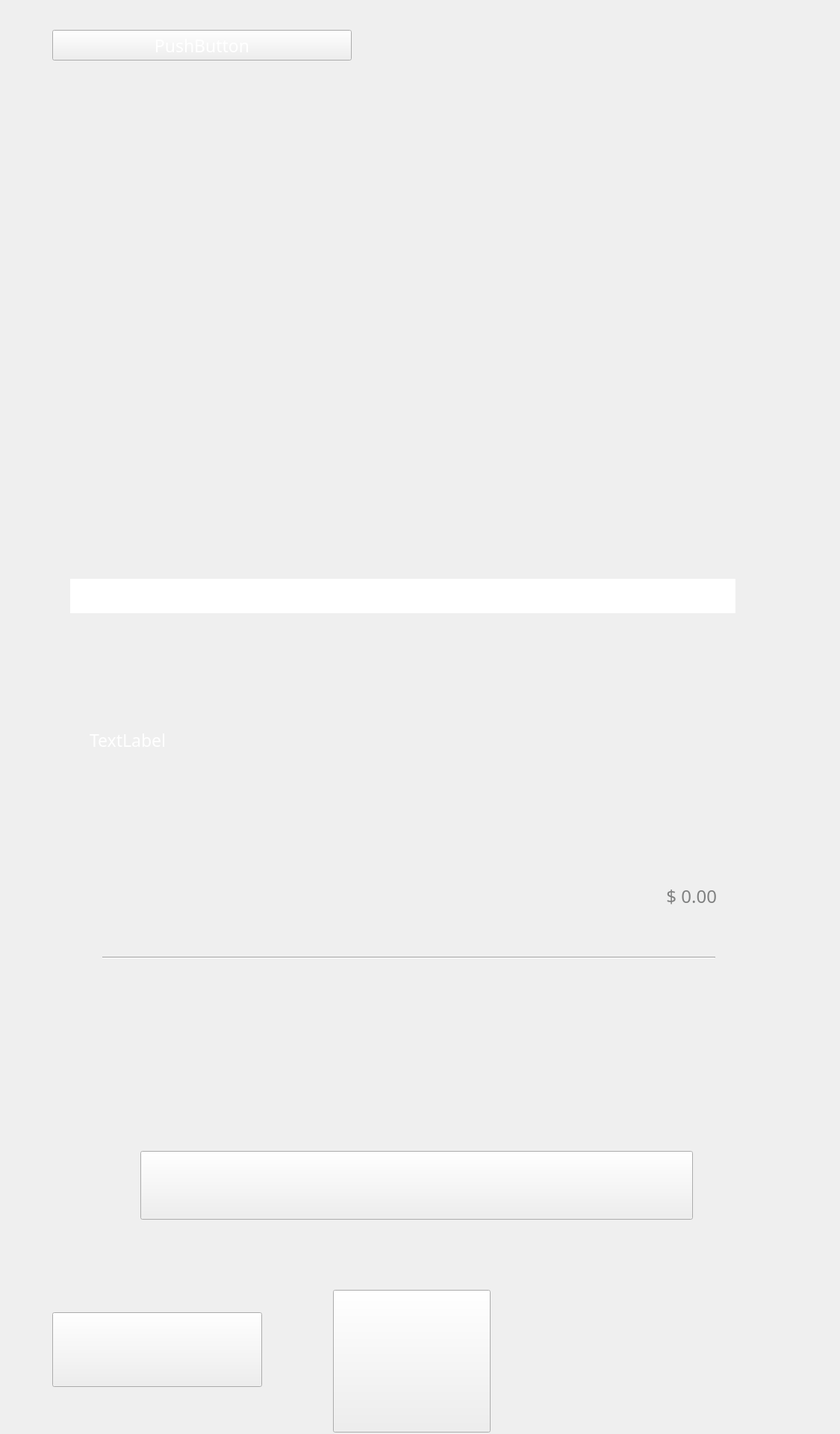
<?xml version="1.0" encoding="UTF-8"?>
<ui version="4.0">
 <class>page_product_overview</class>
 <widget class="QWidget" name="page_product_overview">
  <property name="geometry">
   <rect>
    <x>0</x>
    <y>0</y>
    <width>1125</width>
    <height>1920</height>
   </rect>
  </property>
  <property name="font">
   <font>
    <family>Montserrat</family>
    <pointsize>-1</pointsize>
    <weight>50</weight>
    <bold>false</bold>
   </font>
  </property>
  <property name="windowTitle">
   <string>Form</string>
  </property>
  <property name="styleSheet">
   <string notr="true">color: #FFFFFF;
font-family: Montserrat;
font-style: light;
font-weight: normal;
font-size: 23px;
line-height: 29px;</string>
  </property>
  <widget class="QPushButton" name="pushButton_previous_page">
   <property name="geometry">
    <rect>
     <x>70</x>
     <y>1757</y>
     <width>281</width>
     <height>100</height>
    </rect>
   </property>
   <property name="text">
    <string/>
   </property>
  </widget>
  <widget class="QPushButton" name="pushButton_continue">
   <property name="geometry">
    <rect>
     <x>188</x>
     <y>1541</y>
     <width>740</width>
     <height>92</height>
    </rect>
   </property>
   <property name="font">
    <font>
     <family>Montserrat</family>
     <pointsize>-1</pointsize>
     <weight>50</weight>
     <bold>false</bold>
    </font>
   </property>
   <property name="autoFillBackground">
    <bool>false</bool>
   </property>
   <property name="styleSheet">
    <string notr="true"/>
   </property>
   <property name="text">
    <string/>
   </property>
  </widget>
  <widget class="QPushButton" name="pushButton_to_help">
   <property name="geometry">
    <rect>
     <x>446</x>
     <y>1727</y>
     <width>211</width>
     <height>191</height>
    </rect>
   </property>
   <property name="text">
    <string/>
   </property>
  </widget>
  <widget class="QLabel" name="label_invoice_price">
   <property name="geometry">
    <rect>
     <x>709</x>
     <y>993</y>
     <width>251</width>
     <height>80</height>
    </rect>
   </property>
   <property name="styleSheet">
    <string notr="true">font-family: Montserrat;
background-image: url(/home/df-admin/production/references/background.png);
font-style: normal;
font-weight: bold;
font-size: 24px;
line-height: 29px;

color: #7F8080;</string>
   </property>
   <property name="text">
    <string/>
   </property>
   <property name="alignment">
    <set>Qt::AlignRight|Qt::AlignTrailing|Qt::AlignVCenter</set>
   </property>
  </widget>
  <widget class="QLabel" name="label_invoice_price_total">
   <property name="geometry">
    <rect>
     <x>659</x>
     <y>1340</y>
     <width>301</width>
     <height>44</height>
    </rect>
   </property>
   <property name="styleSheet">
    <string notr="true">font-family: Montserrat;
background-image: url(background.png);
font-style: light;
font-weight: bold;
font-size: 36px;
line-height: 44px;

color: #58595B;</string>
   </property>
   <property name="text">
    <string/>
   </property>
   <property name="alignment">
    <set>Qt::AlignRight|Qt::AlignTrailing|Qt::AlignVCenter</set>
   </property>
  </widget>
  <widget class="QLabel" name="label_selected_volume">
   <property name="geometry">
    <rect>
     <x>538</x>
     <y>256</y>
     <width>445</width>
     <height>450</height>
    </rect>
   </property>
   <property name="font">
    <font>
     <family>Montserrat</family>
     <pointsize>-1</pointsize>
     <weight>50</weight>
     <italic>false</italic>
     <bold>false</bold>
    </font>
   </property>
   <property name="layoutDirection">
    <enum>Qt::LeftToRight</enum>
   </property>
   <property name="styleSheet">
    <string notr="true">font-family: Montserrat;
font-style: normal;
font-weight: normal;
font-size: 20px;
line-height: 40px;
color: #FFFFFF;
text-align: center;
</string>
   </property>
   <property name="text">
    <string/>
   </property>
   <property name="alignment">
    <set>Qt::AlignCenter</set>
   </property>
  </widget>
  <widget class="QLabel" name="label_selected_price">
   <property name="geometry">
    <rect>
     <x>668</x>
     <y>830</y>
     <width>317</width>
     <height>55</height>
    </rect>
   </property>
   <property name="font">
    <font>
     <family>Montserrat</family>
     <pointsize>-1</pointsize>
     <weight>75</weight>
     <bold>true</bold>
    </font>
   </property>
   <property name="styleSheet">
    <string notr="true">color: #FFFFFF;
font-family: Montserrat;
font-style: bold;
font-weight:bold;
font-size: 36px;
line-height: 24px;
text-align: center;</string>
   </property>
   <property name="text">
    <string/>
   </property>
   <property name="alignment">
    <set>Qt::AlignCenter</set>
   </property>
  </widget>
  <widget class="QLineEdit" name="lineEdit_promo_code">
   <property name="enabled">
    <bool>true</bool>
   </property>
   <property name="geometry">
    <rect>
     <x>94</x>
     <y>775</y>
     <width>891</width>
     <height>46</height>
    </rect>
   </property>
   <property name="minimumSize">
    <size>
     <width>391</width>
     <height>35</height>
    </size>
   </property>
   <property name="autoFillBackground">
    <bool>false</bool>
   </property>
   <property name="styleSheet">
    <string notr="true"/>
   </property>
   <property name="text">
    <string/>
   </property>
   <property name="frame">
    <bool>false</bool>
   </property>
  </widget>
  <widget class="QPushButton" name="pushButton_promo_input">
   <property name="geometry">
    <rect>
     <x>90</x>
     <y>770</y>
     <width>891</width>
     <height>46</height>
    </rect>
   </property>
   <property name="minimumSize">
    <size>
     <width>391</width>
     <height>37</height>
    </size>
   </property>
   <property name="autoFillBackground">
    <bool>false</bool>
   </property>
   <property name="styleSheet">
    <string notr="true"/>
   </property>
   <property name="text">
    <string/>
   </property>
   <property name="flat">
    <bool>true</bool>
   </property>
  </widget>
  <widget class="QWidget" name="promoKeyboard" native="true">
   <property name="enabled">
    <bool>true</bool>
   </property>
   <property name="geometry">
    <rect>
     <x>120</x>
     <y>830</y>
     <width>841</width>
     <height>320</height>
    </rect>
   </property>
   <property name="mouseTracking">
    <bool>false</bool>
   </property>
   <property name="tabletTracking">
    <bool>true</bool>
   </property>
   <property name="autoFillBackground">
    <bool>false</bool>
   </property>
   <widget class="QPushButton" name="num1">
    <property name="geometry">
     <rect>
      <x>53</x>
      <y>32</y>
      <width>62</width>
      <height>47</height>
     </rect>
    </property>
    <property name="minimumSize">
     <size>
      <width>62</width>
      <height>47</height>
     </size>
    </property>
    <property name="maximumSize">
     <size>
      <width>62</width>
      <height>47</height>
     </size>
    </property>
    <property name="tabletTracking">
     <bool>false</bool>
    </property>
    <property name="focusPolicy">
     <enum>Qt::NoFocus</enum>
    </property>
    <property name="autoFillBackground">
     <bool>false</bool>
    </property>
    <property name="styleSheet">
     <string notr="true">background:transparent;
background-color:rgba(238, 238, 236,0);
border:none;
outline: none;
</string>
    </property>
    <property name="text">
     <string/>
    </property>
    <property name="flat">
     <bool>true</bool>
    </property>
    <attribute name="buttonGroup">
     <string notr="true">buttonGroup</string>
    </attribute>
   </widget>
   <widget class="QPushButton" name="num2">
    <property name="geometry">
     <rect>
      <x>128</x>
      <y>32</y>
      <width>62</width>
      <height>47</height>
     </rect>
    </property>
    <property name="minimumSize">
     <size>
      <width>62</width>
      <height>47</height>
     </size>
    </property>
    <property name="maximumSize">
     <size>
      <width>62</width>
      <height>47</height>
     </size>
    </property>
    <property name="focusPolicy">
     <enum>Qt::NoFocus</enum>
    </property>
    <property name="styleSheet">
     <string notr="true">background:transparent;
background-color:rgba(238, 238, 236,0);
border:none;
outline: none;
</string>
    </property>
    <property name="text">
     <string/>
    </property>
    <property name="flat">
     <bool>true</bool>
    </property>
    <attribute name="buttonGroup">
     <string notr="true">buttonGroup</string>
    </attribute>
   </widget>
   <widget class="QPushButton" name="num3">
    <property name="geometry">
     <rect>
      <x>203</x>
      <y>32</y>
      <width>62</width>
      <height>47</height>
     </rect>
    </property>
    <property name="minimumSize">
     <size>
      <width>62</width>
      <height>47</height>
     </size>
    </property>
    <property name="maximumSize">
     <size>
      <width>62</width>
      <height>47</height>
     </size>
    </property>
    <property name="focusPolicy">
     <enum>Qt::NoFocus</enum>
    </property>
    <property name="contextMenuPolicy">
     <enum>Qt::PreventContextMenu</enum>
    </property>
    <property name="acceptDrops">
     <bool>false</bool>
    </property>
    <property name="styleSheet">
     <string notr="true">background:transparent;
background-color:rgba(238, 238, 236,0);
border:none;
outline: none;
</string>
    </property>
    <property name="text">
     <string/>
    </property>
    <property name="flat">
     <bool>true</bool>
    </property>
    <attribute name="buttonGroup">
     <string notr="true">buttonGroup</string>
    </attribute>
   </widget>
   <widget class="QPushButton" name="num4">
    <property name="geometry">
     <rect>
      <x>278</x>
      <y>32</y>
      <width>62</width>
      <height>47</height>
     </rect>
    </property>
    <property name="minimumSize">
     <size>
      <width>62</width>
      <height>47</height>
     </size>
    </property>
    <property name="maximumSize">
     <size>
      <width>62</width>
      <height>47</height>
     </size>
    </property>
    <property name="focusPolicy">
     <enum>Qt::NoFocus</enum>
    </property>
    <property name="styleSheet">
     <string notr="true">background:transparent;
background-color:rgba(238, 238, 236,0);
border:none;
outline: none;
</string>
    </property>
    <property name="text">
     <string/>
    </property>
    <property name="flat">
     <bool>true</bool>
    </property>
    <attribute name="buttonGroup">
     <string notr="true">buttonGroup</string>
    </attribute>
   </widget>
   <widget class="QPushButton" name="num5">
    <property name="geometry">
     <rect>
      <x>353</x>
      <y>32</y>
      <width>62</width>
      <height>47</height>
     </rect>
    </property>
    <property name="minimumSize">
     <size>
      <width>62</width>
      <height>47</height>
     </size>
    </property>
    <property name="maximumSize">
     <size>
      <width>62</width>
      <height>47</height>
     </size>
    </property>
    <property name="styleSheet">
     <string notr="true">background:transparent;
background-color:rgba(238, 238, 236,0);
border:none;
outline: none;
</string>
    </property>
    <property name="text">
     <string/>
    </property>
    <property name="flat">
     <bool>true</bool>
    </property>
    <attribute name="buttonGroup">
     <string notr="true">buttonGroup</string>
    </attribute>
   </widget>
   <widget class="QPushButton" name="num6">
    <property name="geometry">
     <rect>
      <x>428</x>
      <y>32</y>
      <width>62</width>
      <height>47</height>
     </rect>
    </property>
    <property name="minimumSize">
     <size>
      <width>62</width>
      <height>47</height>
     </size>
    </property>
    <property name="maximumSize">
     <size>
      <width>62</width>
      <height>47</height>
     </size>
    </property>
    <property name="styleSheet">
     <string notr="true">background:transparent;
background-color:rgba(238, 238, 236,0);
border:none;
outline: none;
</string>
    </property>
    <property name="text">
     <string/>
    </property>
    <property name="flat">
     <bool>true</bool>
    </property>
    <attribute name="buttonGroup">
     <string notr="true">buttonGroup</string>
    </attribute>
   </widget>
   <widget class="QPushButton" name="num7">
    <property name="geometry">
     <rect>
      <x>503</x>
      <y>32</y>
      <width>62</width>
      <height>47</height>
     </rect>
    </property>
    <property name="minimumSize">
     <size>
      <width>62</width>
      <height>47</height>
     </size>
    </property>
    <property name="maximumSize">
     <size>
      <width>62</width>
      <height>47</height>
     </size>
    </property>
    <property name="focusPolicy">
     <enum>Qt::ClickFocus</enum>
    </property>
    <property name="styleSheet">
     <string notr="true">background:transparent;
background-color:rgba(238, 238, 236,0);
border:none;
outline: none;
</string>
    </property>
    <property name="text">
     <string/>
    </property>
    <property name="flat">
     <bool>true</bool>
    </property>
    <attribute name="buttonGroup">
     <string notr="true">buttonGroup</string>
    </attribute>
   </widget>
   <widget class="QPushButton" name="num8">
    <property name="geometry">
     <rect>
      <x>578</x>
      <y>32</y>
      <width>62</width>
      <height>47</height>
     </rect>
    </property>
    <property name="minimumSize">
     <size>
      <width>62</width>
      <height>47</height>
     </size>
    </property>
    <property name="maximumSize">
     <size>
      <width>62</width>
      <height>47</height>
     </size>
    </property>
    <property name="styleSheet">
     <string notr="true">background:transparent;
background-color:rgba(238, 238, 236,0);
border:none;
outline: none;
</string>
    </property>
    <property name="text">
     <string/>
    </property>
    <property name="flat">
     <bool>true</bool>
    </property>
    <attribute name="buttonGroup">
     <string notr="true">buttonGroup</string>
    </attribute>
   </widget>
   <widget class="QPushButton" name="num9">
    <property name="geometry">
     <rect>
      <x>653</x>
      <y>32</y>
      <width>62</width>
      <height>47</height>
     </rect>
    </property>
    <property name="minimumSize">
     <size>
      <width>62</width>
      <height>47</height>
     </size>
    </property>
    <property name="maximumSize">
     <size>
      <width>62</width>
      <height>47</height>
     </size>
    </property>
    <property name="styleSheet">
     <string notr="true">background:transparent;
background-color:rgba(238, 238, 236,0);
border:none;
outline: none;
</string>
    </property>
    <property name="text">
     <string/>
    </property>
    <property name="flat">
     <bool>true</bool>
    </property>
    <attribute name="buttonGroup">
     <string notr="true">buttonGroup</string>
    </attribute>
   </widget>
   <widget class="QPushButton" name="num0">
    <property name="geometry">
     <rect>
      <x>728</x>
      <y>32</y>
      <width>62</width>
      <height>47</height>
     </rect>
    </property>
    <property name="minimumSize">
     <size>
      <width>62</width>
      <height>47</height>
     </size>
    </property>
    <property name="maximumSize">
     <size>
      <width>62</width>
      <height>47</height>
     </size>
    </property>
    <property name="autoFillBackground">
     <bool>false</bool>
    </property>
    <property name="styleSheet">
     <string notr="true">background:transparent;
background-color:rgba(238, 238, 236,0);
border:none;
outline: none;
</string>
    </property>
    <property name="text">
     <string/>
    </property>
    <property name="flat">
     <bool>true</bool>
    </property>
    <attribute name="buttonGroup">
     <string notr="true">buttonGroup</string>
    </attribute>
   </widget>
   <widget class="QPushButton" name="q">
    <property name="geometry">
     <rect>
      <x>53</x>
      <y>89</y>
      <width>62</width>
      <height>62</height>
     </rect>
    </property>
    <property name="minimumSize">
     <size>
      <width>62</width>
      <height>62</height>
     </size>
    </property>
    <property name="maximumSize">
     <size>
      <width>62</width>
      <height>62</height>
     </size>
    </property>
    <property name="styleSheet">
     <string notr="true">background:transparent;
background-color:rgba(238, 238, 236,0);
border:none;
outline: none;
</string>
    </property>
    <property name="text">
     <string/>
    </property>
    <property name="flat">
     <bool>true</bool>
    </property>
    <attribute name="buttonGroup">
     <string notr="true">buttonGroup</string>
    </attribute>
   </widget>
   <widget class="QPushButton" name="w">
    <property name="geometry">
     <rect>
      <x>128</x>
      <y>89</y>
      <width>62</width>
      <height>62</height>
     </rect>
    </property>
    <property name="minimumSize">
     <size>
      <width>62</width>
      <height>62</height>
     </size>
    </property>
    <property name="maximumSize">
     <size>
      <width>62</width>
      <height>62</height>
     </size>
    </property>
    <property name="styleSheet">
     <string notr="true">background:transparent;
background-color:rgba(238, 238, 236,0);
border:none;
outline: none;
</string>
    </property>
    <property name="text">
     <string/>
    </property>
    <property name="flat">
     <bool>true</bool>
    </property>
    <attribute name="buttonGroup">
     <string notr="true">buttonGroup</string>
    </attribute>
   </widget>
   <widget class="QPushButton" name="e">
    <property name="geometry">
     <rect>
      <x>203</x>
      <y>89</y>
      <width>62</width>
      <height>62</height>
     </rect>
    </property>
    <property name="minimumSize">
     <size>
      <width>62</width>
      <height>62</height>
     </size>
    </property>
    <property name="maximumSize">
     <size>
      <width>62</width>
      <height>62</height>
     </size>
    </property>
    <property name="styleSheet">
     <string notr="true">background:transparent;
background-color:rgba(238, 238, 236,0);
border:none;
outline: none;
</string>
    </property>
    <property name="text">
     <string/>
    </property>
    <property name="flat">
     <bool>true</bool>
    </property>
    <attribute name="buttonGroup">
     <string notr="true">buttonGroup</string>
    </attribute>
   </widget>
   <widget class="QPushButton" name="r">
    <property name="geometry">
     <rect>
      <x>278</x>
      <y>89</y>
      <width>62</width>
      <height>62</height>
     </rect>
    </property>
    <property name="minimumSize">
     <size>
      <width>62</width>
      <height>62</height>
     </size>
    </property>
    <property name="maximumSize">
     <size>
      <width>62</width>
      <height>62</height>
     </size>
    </property>
    <property name="styleSheet">
     <string notr="true">background:transparent;
background-color:rgba(238, 238, 236,0);
border:none;
outline: none;
</string>
    </property>
    <property name="text">
     <string/>
    </property>
    <property name="flat">
     <bool>true</bool>
    </property>
    <attribute name="buttonGroup">
     <string notr="true">buttonGroup</string>
    </attribute>
   </widget>
   <widget class="QPushButton" name="t">
    <property name="geometry">
     <rect>
      <x>353</x>
      <y>89</y>
      <width>62</width>
      <height>62</height>
     </rect>
    </property>
    <property name="minimumSize">
     <size>
      <width>62</width>
      <height>62</height>
     </size>
    </property>
    <property name="maximumSize">
     <size>
      <width>62</width>
      <height>62</height>
     </size>
    </property>
    <property name="styleSheet">
     <string notr="true">background:transparent;
background-color:rgba(238, 238, 236,0);
border:none;
outline: none;
</string>
    </property>
    <property name="text">
     <string/>
    </property>
    <property name="flat">
     <bool>true</bool>
    </property>
    <attribute name="buttonGroup">
     <string notr="true">buttonGroup</string>
    </attribute>
   </widget>
   <widget class="QPushButton" name="y">
    <property name="geometry">
     <rect>
      <x>428</x>
      <y>89</y>
      <width>62</width>
      <height>62</height>
     </rect>
    </property>
    <property name="minimumSize">
     <size>
      <width>62</width>
      <height>62</height>
     </size>
    </property>
    <property name="maximumSize">
     <size>
      <width>62</width>
      <height>62</height>
     </size>
    </property>
    <property name="styleSheet">
     <string notr="true">background:transparent;
background-color:rgba(238, 238, 236,0);
border:none;
outline: none;
</string>
    </property>
    <property name="text">
     <string/>
    </property>
    <property name="flat">
     <bool>true</bool>
    </property>
    <attribute name="buttonGroup">
     <string notr="true">buttonGroup</string>
    </attribute>
   </widget>
   <widget class="QPushButton" name="u">
    <property name="geometry">
     <rect>
      <x>503</x>
      <y>89</y>
      <width>62</width>
      <height>62</height>
     </rect>
    </property>
    <property name="minimumSize">
     <size>
      <width>62</width>
      <height>62</height>
     </size>
    </property>
    <property name="maximumSize">
     <size>
      <width>62</width>
      <height>62</height>
     </size>
    </property>
    <property name="styleSheet">
     <string notr="true">background:transparent;
background-color:rgba(238, 238, 236,0);
border:none;
outline: none;
</string>
    </property>
    <property name="text">
     <string/>
    </property>
    <property name="flat">
     <bool>true</bool>
    </property>
    <attribute name="buttonGroup">
     <string notr="true">buttonGroup</string>
    </attribute>
   </widget>
   <widget class="QPushButton" name="i">
    <property name="geometry">
     <rect>
      <x>578</x>
      <y>89</y>
      <width>62</width>
      <height>62</height>
     </rect>
    </property>
    <property name="minimumSize">
     <size>
      <width>62</width>
      <height>62</height>
     </size>
    </property>
    <property name="maximumSize">
     <size>
      <width>62</width>
      <height>62</height>
     </size>
    </property>
    <property name="styleSheet">
     <string notr="true">background:transparent;
background-color:rgba(238, 238, 236,0);
border:none;
outline: none;
</string>
    </property>
    <property name="text">
     <string/>
    </property>
    <property name="flat">
     <bool>true</bool>
    </property>
    <attribute name="buttonGroup">
     <string notr="true">buttonGroup</string>
    </attribute>
   </widget>
   <widget class="QPushButton" name="o">
    <property name="geometry">
     <rect>
      <x>653</x>
      <y>89</y>
      <width>62</width>
      <height>62</height>
     </rect>
    </property>
    <property name="minimumSize">
     <size>
      <width>62</width>
      <height>62</height>
     </size>
    </property>
    <property name="maximumSize">
     <size>
      <width>62</width>
      <height>62</height>
     </size>
    </property>
    <property name="styleSheet">
     <string notr="true">background:transparent;
background-color:rgba(238, 238, 236,0);
border:none;
outline: none;
</string>
    </property>
    <property name="text">
     <string/>
    </property>
    <property name="flat">
     <bool>true</bool>
    </property>
    <attribute name="buttonGroup">
     <string notr="true">buttonGroup</string>
    </attribute>
   </widget>
   <widget class="QPushButton" name="p">
    <property name="geometry">
     <rect>
      <x>728</x>
      <y>89</y>
      <width>62</width>
      <height>62</height>
     </rect>
    </property>
    <property name="minimumSize">
     <size>
      <width>62</width>
      <height>62</height>
     </size>
    </property>
    <property name="maximumSize">
     <size>
      <width>62</width>
      <height>62</height>
     </size>
    </property>
    <property name="styleSheet">
     <string notr="true">background:transparent;
background-color:rgba(238, 238, 236,0);
border:none;
outline: none;
</string>
    </property>
    <property name="text">
     <string/>
    </property>
    <property name="flat">
     <bool>true</bool>
    </property>
    <attribute name="buttonGroup">
     <string notr="true">buttonGroup</string>
    </attribute>
   </widget>
   <widget class="QPushButton" name="a">
    <property name="geometry">
     <rect>
      <x>53</x>
      <y>161</y>
      <width>62</width>
      <height>62</height>
     </rect>
    </property>
    <property name="minimumSize">
     <size>
      <width>62</width>
      <height>62</height>
     </size>
    </property>
    <property name="maximumSize">
     <size>
      <width>62</width>
      <height>62</height>
     </size>
    </property>
    <property name="styleSheet">
     <string notr="true">background:transparent;
background-color:rgba(238, 238, 236,0);
border:none;
outline: none;
</string>
    </property>
    <property name="text">
     <string/>
    </property>
    <property name="flat">
     <bool>true</bool>
    </property>
    <attribute name="buttonGroup">
     <string notr="true">buttonGroup</string>
    </attribute>
   </widget>
   <widget class="QPushButton" name="s">
    <property name="geometry">
     <rect>
      <x>128</x>
      <y>161</y>
      <width>62</width>
      <height>62</height>
     </rect>
    </property>
    <property name="minimumSize">
     <size>
      <width>62</width>
      <height>62</height>
     </size>
    </property>
    <property name="maximumSize">
     <size>
      <width>62</width>
      <height>62</height>
     </size>
    </property>
    <property name="styleSheet">
     <string notr="true">background:transparent;
background-color:rgba(238, 238, 236,0);
border:none;
outline: none;
</string>
    </property>
    <property name="text">
     <string/>
    </property>
    <property name="flat">
     <bool>true</bool>
    </property>
    <attribute name="buttonGroup">
     <string notr="true">buttonGroup</string>
    </attribute>
   </widget>
   <widget class="QPushButton" name="d">
    <property name="geometry">
     <rect>
      <x>203</x>
      <y>161</y>
      <width>62</width>
      <height>62</height>
     </rect>
    </property>
    <property name="minimumSize">
     <size>
      <width>62</width>
      <height>62</height>
     </size>
    </property>
    <property name="maximumSize">
     <size>
      <width>62</width>
      <height>62</height>
     </size>
    </property>
    <property name="styleSheet">
     <string notr="true">background:transparent;
background-color:rgba(238, 238, 236,0);
border:none;
outline: none;
</string>
    </property>
    <property name="text">
     <string/>
    </property>
    <property name="flat">
     <bool>true</bool>
    </property>
    <attribute name="buttonGroup">
     <string notr="true">buttonGroup</string>
    </attribute>
   </widget>
   <widget class="QPushButton" name="g">
    <property name="geometry">
     <rect>
      <x>353</x>
      <y>161</y>
      <width>62</width>
      <height>62</height>
     </rect>
    </property>
    <property name="minimumSize">
     <size>
      <width>62</width>
      <height>62</height>
     </size>
    </property>
    <property name="maximumSize">
     <size>
      <width>62</width>
      <height>62</height>
     </size>
    </property>
    <property name="styleSheet">
     <string notr="true">background:transparent;
background-color:rgba(238, 238, 236,0);
border:none;
outline: none;
</string>
    </property>
    <property name="text">
     <string/>
    </property>
    <property name="flat">
     <bool>true</bool>
    </property>
    <attribute name="buttonGroup">
     <string notr="true">buttonGroup</string>
    </attribute>
   </widget>
   <widget class="QPushButton" name="f">
    <property name="geometry">
     <rect>
      <x>278</x>
      <y>161</y>
      <width>62</width>
      <height>62</height>
     </rect>
    </property>
    <property name="minimumSize">
     <size>
      <width>62</width>
      <height>62</height>
     </size>
    </property>
    <property name="maximumSize">
     <size>
      <width>62</width>
      <height>62</height>
     </size>
    </property>
    <property name="styleSheet">
     <string notr="true">background:transparent;
background-color:rgba(238, 238, 236,0);
border:none;
outline: none;
</string>
    </property>
    <property name="text">
     <string/>
    </property>
    <property name="flat">
     <bool>true</bool>
    </property>
    <attribute name="buttonGroup">
     <string notr="true">buttonGroup</string>
    </attribute>
   </widget>
   <widget class="QPushButton" name="h">
    <property name="geometry">
     <rect>
      <x>428</x>
      <y>161</y>
      <width>62</width>
      <height>62</height>
     </rect>
    </property>
    <property name="minimumSize">
     <size>
      <width>62</width>
      <height>62</height>
     </size>
    </property>
    <property name="maximumSize">
     <size>
      <width>62</width>
      <height>62</height>
     </size>
    </property>
    <property name="styleSheet">
     <string notr="true">background:transparent;
background-color:rgba(238, 238, 236,0);
border:none;
outline: none;
</string>
    </property>
    <property name="text">
     <string/>
    </property>
    <property name="flat">
     <bool>true</bool>
    </property>
    <attribute name="buttonGroup">
     <string notr="true">buttonGroup</string>
    </attribute>
   </widget>
   <widget class="QPushButton" name="j">
    <property name="geometry">
     <rect>
      <x>503</x>
      <y>161</y>
      <width>62</width>
      <height>62</height>
     </rect>
    </property>
    <property name="minimumSize">
     <size>
      <width>62</width>
      <height>62</height>
     </size>
    </property>
    <property name="maximumSize">
     <size>
      <width>62</width>
      <height>62</height>
     </size>
    </property>
    <property name="styleSheet">
     <string notr="true">background:transparent;
background-color:rgba(238, 238, 236,0);
border:none;
outline: none;
</string>
    </property>
    <property name="text">
     <string/>
    </property>
    <property name="flat">
     <bool>true</bool>
    </property>
    <attribute name="buttonGroup">
     <string notr="true">buttonGroup</string>
    </attribute>
   </widget>
   <widget class="QPushButton" name="k">
    <property name="geometry">
     <rect>
      <x>578</x>
      <y>161</y>
      <width>62</width>
      <height>62</height>
     </rect>
    </property>
    <property name="minimumSize">
     <size>
      <width>62</width>
      <height>62</height>
     </size>
    </property>
    <property name="maximumSize">
     <size>
      <width>62</width>
      <height>62</height>
     </size>
    </property>
    <property name="styleSheet">
     <string notr="true">background:transparent;
background-color:rgba(238, 238, 236,0);
border:none;
outline: none;
</string>
    </property>
    <property name="text">
     <string/>
    </property>
    <property name="flat">
     <bool>true</bool>
    </property>
    <attribute name="buttonGroup">
     <string notr="true">buttonGroup</string>
    </attribute>
   </widget>
   <widget class="QPushButton" name="l">
    <property name="geometry">
     <rect>
      <x>653</x>
      <y>161</y>
      <width>62</width>
      <height>62</height>
     </rect>
    </property>
    <property name="minimumSize">
     <size>
      <width>62</width>
      <height>62</height>
     </size>
    </property>
    <property name="maximumSize">
     <size>
      <width>62</width>
      <height>62</height>
     </size>
    </property>
    <property name="styleSheet">
     <string notr="true">background:transparent;
background-color:rgba(238, 238, 236,0);
border:none;
outline: none;
</string>
    </property>
    <property name="text">
     <string/>
    </property>
    <property name="flat">
     <bool>true</bool>
    </property>
    <attribute name="buttonGroup">
     <string notr="true">buttonGroup</string>
    </attribute>
   </widget>
   <widget class="QPushButton" name="z">
    <property name="geometry">
     <rect>
      <x>103</x>
      <y>234</y>
      <width>62</width>
      <height>62</height>
     </rect>
    </property>
    <property name="minimumSize">
     <size>
      <width>62</width>
      <height>62</height>
     </size>
    </property>
    <property name="maximumSize">
     <size>
      <width>62</width>
      <height>62</height>
     </size>
    </property>
    <property name="styleSheet">
     <string notr="true">background:transparent;
background-color:rgba(238, 238, 236,0);
border:none;
outline: none;
</string>
    </property>
    <property name="text">
     <string/>
    </property>
    <property name="flat">
     <bool>true</bool>
    </property>
    <attribute name="buttonGroup">
     <string notr="true">buttonGroup</string>
    </attribute>
   </widget>
   <widget class="QPushButton" name="x">
    <property name="geometry">
     <rect>
      <x>178</x>
      <y>234</y>
      <width>62</width>
      <height>62</height>
     </rect>
    </property>
    <property name="minimumSize">
     <size>
      <width>62</width>
      <height>62</height>
     </size>
    </property>
    <property name="maximumSize">
     <size>
      <width>62</width>
      <height>62</height>
     </size>
    </property>
    <property name="focusPolicy">
     <enum>Qt::NoFocus</enum>
    </property>
    <property name="styleSheet">
     <string notr="true">background:transparent;
background-color:rgba(238, 238, 236,0);
border:none;
outline: none;
</string>
    </property>
    <property name="text">
     <string/>
    </property>
    <property name="flat">
     <bool>true</bool>
    </property>
    <attribute name="buttonGroup">
     <string notr="true">buttonGroup</string>
    </attribute>
   </widget>
   <widget class="QPushButton" name="c">
    <property name="geometry">
     <rect>
      <x>253</x>
      <y>234</y>
      <width>62</width>
      <height>62</height>
     </rect>
    </property>
    <property name="minimumSize">
     <size>
      <width>62</width>
      <height>62</height>
     </size>
    </property>
    <property name="maximumSize">
     <size>
      <width>62</width>
      <height>62</height>
     </size>
    </property>
    <property name="focusPolicy">
     <enum>Qt::NoFocus</enum>
    </property>
    <property name="styleSheet">
     <string notr="true">background:transparent;
background-color:rgba(238, 238, 236,0);
border:none;
outline: none;
</string>
    </property>
    <property name="text">
     <string/>
    </property>
    <property name="flat">
     <bool>true</bool>
    </property>
    <attribute name="buttonGroup">
     <string notr="true">buttonGroup</string>
    </attribute>
   </widget>
   <widget class="QPushButton" name="v">
    <property name="geometry">
     <rect>
      <x>328</x>
      <y>234</y>
      <width>62</width>
      <height>62</height>
     </rect>
    </property>
    <property name="minimumSize">
     <size>
      <width>62</width>
      <height>62</height>
     </size>
    </property>
    <property name="maximumSize">
     <size>
      <width>62</width>
      <height>62</height>
     </size>
    </property>
    <property name="focusPolicy">
     <enum>Qt::NoFocus</enum>
    </property>
    <property name="styleSheet">
     <string notr="true">background:transparent;
background-color:rgba(238, 238, 236,0);
border:none;
outline: none;
</string>
    </property>
    <property name="text">
     <string/>
    </property>
    <property name="flat">
     <bool>true</bool>
    </property>
    <attribute name="buttonGroup">
     <string notr="true">buttonGroup</string>
    </attribute>
   </widget>
   <widget class="QPushButton" name="b">
    <property name="geometry">
     <rect>
      <x>403</x>
      <y>234</y>
      <width>62</width>
      <height>62</height>
     </rect>
    </property>
    <property name="minimumSize">
     <size>
      <width>62</width>
      <height>62</height>
     </size>
    </property>
    <property name="maximumSize">
     <size>
      <width>62</width>
      <height>62</height>
     </size>
    </property>
    <property name="focusPolicy">
     <enum>Qt::NoFocus</enum>
    </property>
    <property name="styleSheet">
     <string notr="true">background:transparent;
background-color:rgba(238, 238, 236,0);
border:none;
outline: none;
</string>
    </property>
    <property name="text">
     <string/>
    </property>
    <property name="flat">
     <bool>true</bool>
    </property>
    <attribute name="buttonGroup">
     <string notr="true">buttonGroup</string>
    </attribute>
   </widget>
   <widget class="QPushButton" name="n">
    <property name="geometry">
     <rect>
      <x>478</x>
      <y>234</y>
      <width>62</width>
      <height>62</height>
     </rect>
    </property>
    <property name="minimumSize">
     <size>
      <width>62</width>
      <height>62</height>
     </size>
    </property>
    <property name="maximumSize">
     <size>
      <width>62</width>
      <height>62</height>
     </size>
    </property>
    <property name="focusPolicy">
     <enum>Qt::NoFocus</enum>
    </property>
    <property name="styleSheet">
     <string notr="true">background:transparent;
background-color:rgba(238, 238, 236,0);
border:none;
outline: none;
</string>
    </property>
    <property name="text">
     <string/>
    </property>
    <property name="flat">
     <bool>true</bool>
    </property>
    <attribute name="buttonGroup">
     <string notr="true">buttonGroup</string>
    </attribute>
   </widget>
   <widget class="QPushButton" name="m">
    <property name="geometry">
     <rect>
      <x>553</x>
      <y>234</y>
      <width>62</width>
      <height>62</height>
     </rect>
    </property>
    <property name="minimumSize">
     <size>
      <width>62</width>
      <height>62</height>
     </size>
    </property>
    <property name="maximumSize">
     <size>
      <width>62</width>
      <height>62</height>
     </size>
    </property>
    <property name="focusPolicy">
     <enum>Qt::NoFocus</enum>
    </property>
    <property name="autoFillBackground">
     <bool>false</bool>
    </property>
    <property name="styleSheet">
     <string notr="true">background:transparent;
background-color:rgba(238, 238, 236,0);
border:none;
outline: none;
</string>
    </property>
    <property name="text">
     <string/>
    </property>
    <property name="flat">
     <bool>true</bool>
    </property>
    <attribute name="buttonGroup">
     <string notr="true">buttonGroup</string>
    </attribute>
   </widget>
   <widget class="QPushButton" name="backspace">
    <property name="geometry">
     <rect>
      <x>728</x>
      <y>161</y>
      <width>77</width>
      <height>62</height>
     </rect>
    </property>
    <property name="maximumSize">
     <size>
      <width>87</width>
      <height>62</height>
     </size>
    </property>
    <property name="styleSheet">
     <string notr="true">background:transparent;
background-color:rgba(238, 238, 236,0);
border:none;
outline: none;
</string>
    </property>
    <property name="text">
     <string/>
    </property>
    <property name="flat">
     <bool>true</bool>
    </property>
    <attribute name="buttonGroup">
     <string notr="true">buttonGroup</string>
    </attribute>
   </widget>
   <widget class="QPushButton" name="done">
    <property name="enabled">
     <bool>true</bool>
    </property>
    <property name="geometry">
     <rect>
      <x>628</x>
      <y>234</y>
      <width>125</width>
      <height>64</height>
     </rect>
    </property>
    <property name="maximumSize">
     <size>
      <width>125</width>
      <height>64</height>
     </size>
    </property>
    <property name="focusPolicy">
     <enum>Qt::ClickFocus</enum>
    </property>
    <property name="autoFillBackground">
     <bool>false</bool>
    </property>
    <property name="styleSheet">
     <string notr="true">background:transparent;
background-color:rgba(238, 238, 236,0);
border:none;
outline: none;
</string>
    </property>
    <property name="text">
     <string/>
    </property>
    <property name="flat">
     <bool>true</bool>
    </property>
    <attribute name="buttonGroup">
     <string notr="true">buttonGroup</string>
    </attribute>
   </widget>
   <widget class="QLabel" name="label_keyboard_background">
    <property name="geometry">
     <rect>
      <x>0</x>
      <y>0</y>
      <width>841</width>
      <height>321</height>
     </rect>
    </property>
    <property name="text">
     <string>TextLabel</string>
    </property>
   </widget>
   <zorder>num0</zorder>
   <zorder>num2</zorder>
   <zorder>done</zorder>
   <zorder>h</zorder>
   <zorder>t</zorder>
   <zorder>num7</zorder>
   <zorder>j</zorder>
   <zorder>num4</zorder>
   <zorder>z</zorder>
   <zorder>g</zorder>
   <zorder>o</zorder>
   <zorder>p</zorder>
   <zorder>y</zorder>
   <zorder>q</zorder>
   <zorder>n</zorder>
   <zorder>num9</zorder>
   <zorder>v</zorder>
   <zorder>b</zorder>
   <zorder>c</zorder>
   <zorder>m</zorder>
   <zorder>backspace</zorder>
   <zorder>num3</zorder>
   <zorder>num8</zorder>
   <zorder>d</zorder>
   <zorder>x</zorder>
   <zorder>i</zorder>
   <zorder>e</zorder>
   <zorder>k</zorder>
   <zorder>num5</zorder>
   <zorder>r</zorder>
   <zorder>num6</zorder>
   <zorder>f</zorder>
   <zorder>s</zorder>
   <zorder>u</zorder>
   <zorder>a</zorder>
   <zorder>l</zorder>
   <zorder>w</zorder>
   <zorder>num1</zorder>
   <zorder>label_keyboard_background</zorder>
  </widget>
  <widget class="QLabel" name="label_invoice_name">
   <property name="geometry">
    <rect>
     <x>130</x>
     <y>993</y>
     <width>581</width>
     <height>81</height>
    </rect>
   </property>
   <property name="styleSheet">
    <string notr="true">position: absolute;
height: 29px;
left: 17.31%;
right: 43.8%;
top: calc(50% - 29px/2 + 389.5px);

font-family: Montserrat;
font-style: normal;
font-weight: normal;
font-size: 24px;
line-height: 29px;

color: #58595B;

</string>
   </property>
   <property name="text">
    <string/>
   </property>
  </widget>
  <widget class="QLabel" name="label_invoice_discount_amount">
   <property name="enabled">
    <bool>true</bool>
   </property>
   <property name="geometry">
    <rect>
     <x>709</x>
     <y>1160</y>
     <width>251</width>
     <height>80</height>
    </rect>
   </property>
   <property name="styleSheet">
    <string notr="true">font-family: Montserrat;
background-image: url(/home/df-admin/production/references/background.png);
font-style: normal;
font-weight: normal;
font-size: 24px;
line-height: 29px;

color: #7F8080;</string>
   </property>
   <property name="text">
    <string>$ 0.00</string>
   </property>
   <property name="alignment">
    <set>Qt::AlignRight|Qt::AlignTrailing|Qt::AlignVCenter</set>
   </property>
  </widget>
  <widget class="QLabel" name="label_invoice_discount_name">
   <property name="enabled">
    <bool>true</bool>
   </property>
   <property name="geometry">
    <rect>
     <x>130</x>
     <y>1400</y>
     <width>641</width>
     <height>41</height>
    </rect>
   </property>
   <property name="styleSheet">
    <string notr="true">position: absolute;
height: 29px;
left: 17.31%;
right: 43.8%;
top: calc(50% - 29px/2 + 389.5px);

font-family: Montserrat;
font-style: normal;
font-weight: normal;
font-size: 24px;
line-height: 29px;

color: #58595B;

</string>
   </property>
   <property name="text">
    <string/>
   </property>
  </widget>
  <widget class="QLabel" name="label_product_photo">
   <property name="geometry">
    <rect>
     <x>94</x>
     <y>256</y>
     <width>445</width>
     <height>450</height>
    </rect>
   </property>
   <property name="text">
    <string/>
   </property>
   <property name="alignment">
    <set>Qt::AlignLeading|Qt::AlignLeft|Qt::AlignTop</set>
   </property>
  </widget>
  <widget class="QLabel" name="label_discount_tag">
   <property name="enabled">
    <bool>true</bool>
   </property>
   <property name="geometry">
    <rect>
     <x>130</x>
     <y>1175</y>
     <width>185</width>
     <height>34</height>
    </rect>
   </property>
   <property name="layoutDirection">
    <enum>Qt::LeftToRight</enum>
   </property>
   <property name="styleSheet">
    <string notr="true"/>
   </property>
   <property name="text">
    <string/>
   </property>
   <property name="alignment">
    <set>Qt::AlignLeading|Qt::AlignLeft|Qt::AlignVCenter</set>
   </property>
  </widget>
  <widget class="QPushButton" name="pushButton_select_product_page">
   <property name="geometry">
    <rect>
     <x>70</x>
     <y>40</y>
     <width>401</width>
     <height>41</height>
    </rect>
   </property>
   <property name="text">
    <string>PushButton</string>
   </property>
  </widget>
  <widget class="QLabel" name="label_invoice_box">
   <property name="geometry">
    <rect>
     <x>94</x>
     <y>890</y>
     <width>891</width>
     <height>760</height>
    </rect>
   </property>
   <property name="font">
    <font>
     <family>Montserrat</family>
     <pointsize>-1</pointsize>
     <weight>75</weight>
     <bold>true</bold>
    </font>
   </property>
   <property name="styleSheet">
    <string notr="true">color: #FFFFFF;
font-family: Montserrat;
font-style: bold;
font-weight:bold;
font-size: 36px;
line-height: 24px;
text-align: center;</string>
   </property>
   <property name="text">
    <string/>
   </property>
   <property name="alignment">
    <set>Qt::AlignCenter</set>
   </property>
  </widget>
  <widget class="QLabel" name="label_gif">
   <property name="geometry">
    <rect>
     <x>440</x>
     <y>960</y>
     <width>200</width>
     <height>200</height>
    </rect>
   </property>
   <property name="autoFillBackground">
    <bool>false</bool>
   </property>
   <property name="text">
    <string/>
   </property>
  </widget>
  <widget class="QLabel" name="label_total">
   <property name="geometry">
    <rect>
     <x>130</x>
     <y>1340</y>
     <width>641</width>
     <height>44</height>
    </rect>
   </property>
   <property name="text">
    <string/>
   </property>
  </widget>
  <widget class="QLabel" name="label_help">
   <property name="geometry">
    <rect>
     <x>478</x>
     <y>1773</y>
     <width>125</width>
     <height>125</height>
    </rect>
   </property>
   <property name="text">
    <string>TextLabel</string>
   </property>
  </widget>
  <widget class="Line" name="line_invoice">
   <property name="geometry">
    <rect>
     <x>137</x>
     <y>1280</y>
     <width>821</width>
     <height>5</height>
    </rect>
   </property>
   <property name="orientation">
    <enum>Qt::Horizontal</enum>
   </property>
  </widget>
  <zorder>label_help</zorder>
  <zorder>pushButton_continue</zorder>
  <zorder>label_invoice_box</zorder>
  <zorder>label_invoice_price</zorder>
  <zorder>lineEdit_promo_code</zorder>
  <zorder>pushButton_previous_page</zorder>
  <zorder>label_invoice_price_total</zorder>
  <zorder>label_invoice_name</zorder>
  <zorder>label_invoice_discount_amount</zorder>
  <zorder>label_selected_volume</zorder>
  <zorder>label_selected_price</zorder>
  <zorder>label_invoice_discount_name</zorder>
  <zorder>label_discount_tag</zorder>
  <zorder>pushButton_select_product_page</zorder>
  <zorder>pushButton_promo_input</zorder>
  <zorder>label_total</zorder>
  <zorder>promoKeyboard</zorder>
  <zorder>label_product_photo</zorder>
  <zorder>label_gif</zorder>
  <zorder>pushButton_to_help</zorder>
  <zorder>line_invoice</zorder>
 </widget>
 <resources/>
 <connections/>
 <buttongroups>
  <buttongroup name="buttonGroup"/>
 </buttongroups>
</ui>
